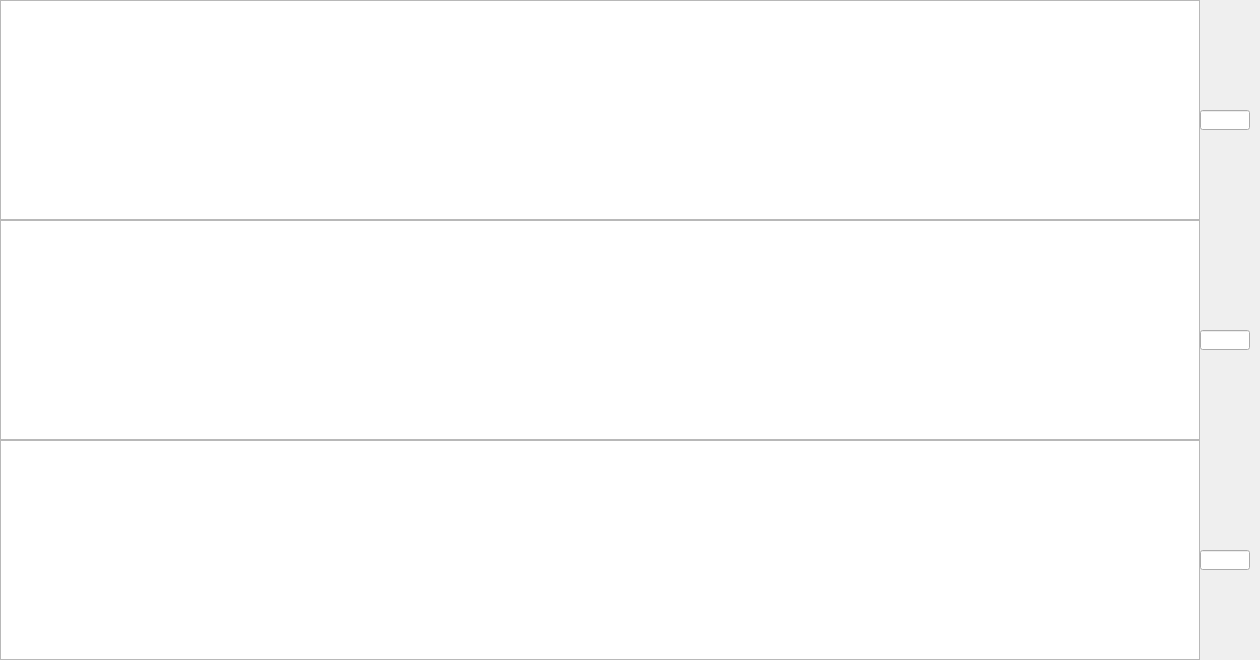
<?xml version="1.0" encoding="UTF-8"?>
<ui version="4.0">
 <class>WaveForm</class>
 <widget class="QWidget" name="WaveForm">
  <property name="geometry">
   <rect>
    <x>0</x>
    <y>0</y>
    <width>1260</width>
    <height>660</height>
   </rect>
  </property>
  <property name="sizePolicy">
   <sizepolicy hsizetype="Fixed" vsizetype="Fixed">
    <horstretch>0</horstretch>
    <verstretch>0</verstretch>
   </sizepolicy>
  </property>
  <property name="windowTitle">
   <string>Form</string>
  </property>
  <widget class="QtCharts::QChartView" name="lineGraphicsView_1">
   <property name="geometry">
    <rect>
     <x>0</x>
     <y>0</y>
     <width>1200</width>
     <height>220</height>
    </rect>
   </property>
   <property name="sizePolicy">
    <sizepolicy hsizetype="Fixed" vsizetype="Fixed">
     <horstretch>0</horstretch>
     <verstretch>0</verstretch>
    </sizepolicy>
   </property>
  </widget>
  <widget class="QtCharts::QChartView" name="lineGraphicsView_2">
   <property name="geometry">
    <rect>
     <x>0</x>
     <y>220</y>
     <width>1200</width>
     <height>220</height>
    </rect>
   </property>
   <property name="sizePolicy">
    <sizepolicy hsizetype="Fixed" vsizetype="Fixed">
     <horstretch>0</horstretch>
     <verstretch>0</verstretch>
    </sizepolicy>
   </property>
  </widget>
  <widget class="QtCharts::QChartView" name="lineGraphicsView_3">
   <property name="geometry">
    <rect>
     <x>0</x>
     <y>440</y>
     <width>1200</width>
     <height>220</height>
    </rect>
   </property>
   <property name="sizePolicy">
    <sizepolicy hsizetype="Fixed" vsizetype="Fixed">
     <horstretch>0</horstretch>
     <verstretch>0</verstretch>
    </sizepolicy>
   </property>
  </widget>
  <widget class="QLineEdit" name="lineEdit_1">
   <property name="geometry">
    <rect>
     <x>1200</x>
     <y>110</y>
     <width>50</width>
     <height>20</height>
    </rect>
   </property>
  </widget>
  <widget class="QLineEdit" name="lineEdit_2">
   <property name="geometry">
    <rect>
     <x>1200</x>
     <y>330</y>
     <width>50</width>
     <height>20</height>
    </rect>
   </property>
  </widget>
  <widget class="QLineEdit" name="lineEdit_3">
   <property name="geometry">
    <rect>
     <x>1200</x>
     <y>550</y>
     <width>50</width>
     <height>20</height>
    </rect>
   </property>
  </widget>
 </widget>
 <customwidgets>
  <customwidget>
   <class>QtCharts::QChartView</class>
   <extends>QGraphicsView</extends>
   <header location="global">qchartview.h</header>
  </customwidget>
 </customwidgets>
 <resources/>
 <connections/>
</ui>
